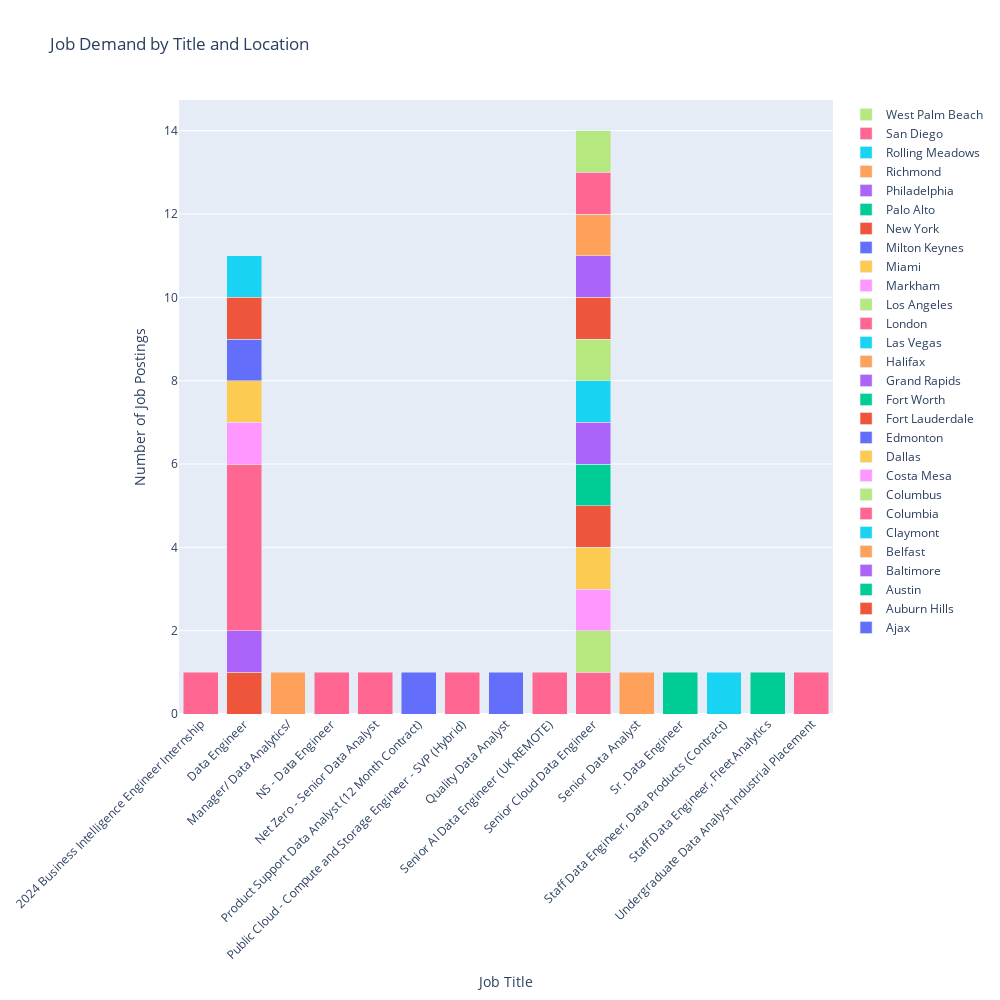

Notebook source saved alongside this figure:
### Markdown cell above
## PLOTLY

### Code cell
import plotly.graph_objs as go

# Drop rows with missing values in 'job_title' and 'job_city' columns
df.dropna(subset=['job_title', 'job_city'], inplace=True)

# Count the occurrences of each job title in each city
job_demand = df.groupby(['job_title', 'job_city']).size().reset_index(name='count')

# Sort the dataframe by count in descending order to focus on the most in-demand titles
job_demand.sort_values(by='count', ascending=False, inplace=True)

# Select the top N job titles for visualization (e.g., top 10)
top_n_titles = job_demand['job_title'].unique()[:15]

# Filter the dataframe to include only the top job titles
job_demand_top = job_demand[job_demand['job_title'].isin(top_n_titles)]

# Pivot the dataframe to prepare for plotting
pivot_job_demand = job_demand_top.pivot(index='job_title', columns='job_city', values='count')

# Define data traces for each city
data = []
for city in pivot_job_demand.columns:
    trace = go.Bar(
        x=pivot_job_demand.index,
        y=pivot_job_demand[city],
        name=city,
        hovertemplate='%{y} job postings in %{x} in ' + city
    )
    data.append(trace)

# Define layout with increased width and height
layout = go.Layout(
    title='Job Demand by Title and Location',
    xaxis=dict(title='Job Title', tickangle=-45),
    yaxis=dict(title='Number of Job Postings'),
    barmode='stack',
    width=1000,  # Adjust width as needed
    height=1000   # Adjust height as needed
)

# Create figure
fig = go.Figure(data=data, layout=layout)

# Show figure
fig.show()

### Figure 1 — Plotly figure (JSON) as saved in the notebook; plotly's stock layout.template omitted (floating-point values rounded to 4 significant figures)
{"data": [{"hovertemplate": "%{y} job postings in %{x} in Ajax", "name": "Ajax", "type": "bar", "x": ["2024 Business Intelligence Engineer Internship", "Data Engineer", "Manager/ Data Analytics/", "NS - Data Engineer", "Net Zero - Senior Data Analyst", "Product Support Data Analyst (12 Month Contract)", "Public Cloud - Compute and Storage Engineer - SVP (Hybrid)", "Quality Data Analyst", "Senior AI Data Engineer (UK REMOTE)", "Senior Cloud Data Engineer", "Senior Data Analyst", "Sr. Data Engineer", "Staff Data Engineer, Data Products (Contract)", "Staff Data Engineer, Fleet Analytics", "Undergraduate Data Analyst Industrial Placement"], "y": [null, null, null, null, null, 1, null, null, null, null, null, null, null, null, null]}, {"hovertemplate": "%{y} job postings in %{x} in Auburn Hills", "name": "Auburn Hills", "type": "bar", "x": ["2024 Business Intelligence Engineer Internship", "Data Engineer", "Manager/ Data Analytics/", "NS - Data Engineer", "Net Zero - Senior Data Analyst", "Product Support Data Analyst (12 Month Contract)", "Public Cloud - Compute and Storage Engineer - SVP (Hybrid)", "Quality Data Analyst", "Senior AI Data Engineer (UK REMOTE)", "Senior Cloud Data Engineer", "Senior Data Analyst", "Sr. Data Engineer", "Staff Data Engineer, Data Products (Contract)", "Staff Data Engineer, Fleet Analytics", "Undergraduate Data Analyst Industrial Placement"], "y": [null, 1, null, null, null, null, null, null, null, null, null, null, null, null, null]}, {"hovertemplate": "%{y} job postings in %{x} in Austin", "name": "Austin", "type": "bar", "x": ["2024 Business Intelligence Engineer Internship", "Data Engineer", "Manager/ Data Analytics/", "NS - Data Engineer", "Net Zero - Senior Data Analyst", "Product Support Data Analyst (12 Month Contract)", "Public Cloud - Compute and Storage Engineer - SVP (Hybrid)", "Quality Data Analyst", "Senior AI Data Engineer (UK REMOTE)", "Senior Cloud Data Engineer", "Senior Data Analyst", "Sr. Data Engineer", "Staff Data Engineer, Data Products (Contract)", "Staff Data Engineer, Fleet Analytics", "Undergraduate Data Analyst Industrial Placement"], "y": [null, null, null, null, null, null, null, null, null, null, null, 1, null, null, null]}, {"hovertemplate": "%{y} job postings in %{x} in Baltimore", "name": "Baltimore", "type": "bar", "x": ["2024 Business Intelligence Engineer Internship", "Data Engineer", "Manager/ Data Analytics/", "NS - Data Engineer", "Net Zero - Senior Data Analyst", "Product Support Data Analyst (12 Month Contract)", "Public Cloud - Compute and Storage Engineer - SVP (Hybrid)", "Quality Data Analyst", "Senior AI Data Engineer (UK REMOTE)", "Senior Cloud Data Engineer", "Senior Data Analyst", "Sr. Data Engineer", "Staff Data Engineer, Data Products (Contract)", "Staff Data Engineer, Fleet Analytics", "Undergraduate Data Analyst Industrial Placement"], "y": [null, 1, null, null, null, null, null, null, null, null, null, null, null, null, null]}, {"hovertemplate": "%{y} job postings in %{x} in Belfast", "name": "Belfast", "type": "bar", "x": ["2024 Business Intelligence Engineer Internship", "Data Engineer", "Manager/ Data Analytics/", "NS - Data Engineer", "Net Zero - Senior Data Analyst", "Product Support Data Analyst (12 Month Contract)", "Public Cloud - Compute and Storage Engineer - SVP (Hybrid)", "Quality Data Analyst", "Senior AI Data Engineer (UK REMOTE)", "Senior Cloud Data Engineer", "Senior Data Analyst", "Sr. Data Engineer", "Staff Data Engineer, Data Products (Contract)", "Staff Data Engineer, Fleet Analytics", "Undergraduate Data Analyst Industrial Placement"], "y": [null, null, null, null, null, null, null, null, null, null, 1, null, null, null, null]}, {"hovertemplate": "%{y} job postings in %{x} in Claymont", "name": "Claymont", "type": "bar", "x": ["2024 Business Intelligence Engineer Internship", "Data Engineer", "Manager/ Data Analytics/", "NS - Data Engineer", "Net Zero - Senior Data Analyst", "Product Support Data Analyst (12 Month Contract)", "Public Cloud - Compute and Storage Engineer - SVP (Hybrid)", "Quality Data Analyst", "Senior AI Data Engineer (UK REMOTE)", "Senior Cloud Data Engineer", "Senior Data Analyst", "Sr. Data Engineer", "Staff Data Engineer, Data Products (Contract)", "Staff Data Engineer, Fleet Analytics", "Undergraduate Data Analyst Industrial Placement"], "y": [null, null, null, null, null, null, null, null, null, null, null, null, 1, null, null]}, {"hovertemplate": "%{y} job postings in %{x} in Columbia", "name": "Columbia", "type": "bar", "x": ["2024 Business Intelligence Engineer Internship", "Data Engineer", "Manager/ Data Analytics/", "NS - Data Engineer", "Net Zero - Senior Data Analyst", "Product Support Data Analyst (12 Month Contract)", "Public Cloud - Compute and Storage Engineer - SVP (Hybrid)", "Quality Data Analyst", "Senior AI Data Engineer (UK REMOTE)", "Senior Cloud Data Engineer", "Senior Data Analyst", "Sr. Data Engineer", "Staff Data Engineer, Data Products (Contract)", "Staff Data Engineer, Fleet Analytics", "Undergraduate Data Analyst Industrial Placement"], "y": [null, null, null, null, null, null, null, null, null, 1, null, null, null, null, null]}, {"hovertemplate": "%{y} job postings in %{x} in Columbus", "name": "Columbus", "type": "bar", "x": ["2024 Business Intelligence Engineer Internship", "Data Engineer", "Manager/ Data Analytics/", "NS - Data Engineer", "Net Zero - Senior Data Analyst", "Product Support Data Analyst (12 Month Contract)", "Public Cloud - Compute and Storage Engineer - SVP (Hybrid)", "Quality Data Analyst", "Senior AI Data Engineer (UK REMOTE)", "Senior Cloud Data Engineer", "Senior Data Analyst", "Sr. Data Engineer", "Staff Data Engineer, Data Products (Contract)", "Staff Data Engineer, Fleet Analytics", "Undergraduate Data Analyst Industrial Placement"], "y": [null, null, null, null, null, null, null, null, null, 1, null, null, null, null, null]}, {"hovertemplate": "%{y} job postings in %{x} in Costa Mesa", "name": "Costa Mesa", "type": "bar", "x": ["2024 Business Intelligence Engineer Internship", "Data Engineer", "Manager/ Data Analytics/", "NS - Data Engineer", "Net Zero - Senior Data Analyst", "Product Support Data Analyst (12 Month Contract)", "Public Cloud - Compute and Storage Engineer - SVP (Hybrid)", "Quality Data Analyst", "Senior AI Data Engineer (UK REMOTE)", "Senior Cloud Data Engineer", "Senior Data Analyst", "Sr. Data Engineer", "Staff Data Engineer, Data Products (Contract)", "Staff Data Engineer, Fleet Analytics", "Undergraduate Data Analyst Industrial Placement"], "y": [null, null, null, null, null, null, null, null, null, 1, null, null, null, null, null]}, {"hovertemplate": "%{y} job postings in %{x} in Dallas", "name": "Dallas", "type": "bar", "x": ["2024 Business Intelligence Engineer Internship", "Data Engineer", "Manager/ Data Analytics/", "NS - Data Engineer", "Net Zero - Senior Data Analyst", "Product Support Data Analyst (12 Month Contract)", "Public Cloud - Compute and Storage Engineer - SVP (Hybrid)", "Quality Data Analyst", "Senior AI Data Engineer (UK REMOTE)", "Senior Cloud Data Engineer", "Senior Data Analyst", "Sr. Data Engineer", "Staff Data Engineer, Data Products (Contract)", "Staff Data Engineer, Fleet Analytics", "Undergraduate Data Analyst Industrial Placement"], "y": [null, null, null, null, null, null, null, null, null, 1, null, null, null, null, null]}, {"hovertemplate": "%{y} job postings in %{x} in Edmonton", "name": "Edmonton", "type": "bar", "x": ["2024 Business Intelligence Engineer Internship", "Data Engineer", "Manager/ Data Analytics/", "NS - Data Engineer", "Net Zero - Senior Data Analyst", "Product Support Data Analyst (12 Month Contract)", "Public Cloud - Compute and Storage Engineer - SVP (Hybrid)", "Quality Data Analyst", "Senior AI Data Engineer (UK REMOTE)", "Senior Cloud Data Engineer", "Senior Data Analyst", "Sr. Data Engineer", "Staff Data Engineer, Data Products (Contract)", "Staff Data Engineer, Fleet Analytics", "Undergraduate Data Analyst Industrial Placement"], "y": [null, null, null, null, null, null, null, 1, null, null, null, null, null, null, null]}, {"hovertemplate": "%{y} job postings in %{x} in Fort Lauderdale", "name": "Fort Lauderdale", "type": "bar", "x": ["2024 Business Intelligence Engineer Internship", "Data Engineer", "Manager/ Data Analytics/", "NS - Data Engineer", "Net Zero - Senior Data Analyst", "Product Support Data Analyst (12 Month Contract)", "Public Cloud - Compute and Storage Engineer - SVP (Hybrid)", "Quality Data Analyst", "Senior AI Data Engineer (UK REMOTE)", "Senior Cloud Data Engineer", "Senior Data Analyst", "Sr. Data Engineer", "Staff Data Engineer, Data Products (Contract)", "Staff Data Engineer, Fleet Analytics", "Undergraduate Data Analyst Industrial Placement"], "y": [null, null, null, null, null, null, null, null, null, 1, null, null, null, null, null]}, {"hovertemplate": "%{y} job postings in %{x} in Fort Worth", "name": "Fort Worth", "type": "bar", "x": ["2024 Business Intelligence Engineer Internship", "Data Engineer", "Manager/ Data Analytics/", "NS - Data Engineer", "Net Zero - Senior Data Analyst", "Product Support Data Analyst (12 Month Contract)", "Public Cloud - Compute and Storage Engineer - SVP (Hybrid)", "Quality Data Analyst", "Senior AI Data Engineer (UK REMOTE)", "Senior Cloud Data Engineer", "Senior Data Analyst", "Sr. Data Engineer", "Staff Data Engineer, Data Products (Contract)", "Staff Data Engineer, Fleet Analytics", "Undergraduate Data Analyst Industrial Placement"], "y": [null, null, null, null, null, null, null, null, null, 1, null, null, null, null, null]}, {"hovertemplate": "%{y} job postings in %{x} in Grand Rapids", "name": "Grand Rapids", "type": "bar", "x": ["2024 Business Intelligence Engineer Internship", "Data Engineer", "Manager/ Data Analytics/", "NS - Data Engineer", "Net Zero - Senior Data Analyst", "Product Support Data Analyst (12 Month Contract)", "Public Cloud - Compute and Storage Engineer - SVP (Hybrid)", "Quality Data Analyst", "Senior AI Data Engineer (UK REMOTE)", "Senior Cloud Data Engineer", "Senior Data Analyst", "Sr. Data Engineer", "Staff Data Engineer, Data Products (Contract)", "Staff Data Engineer, Fleet Analytics", "Undergraduate Data Analyst Industrial Placement"], "y": [null, null, null, null, null, null, null, null, null, 1, null, null, null, null, null]}, {"hovertemplate": "%{y} job postings in %{x} in Halifax", "name": "Halifax", "type": "bar", "x": ["2024 Business Intelligence Engineer Internship", "Data Engineer", "Manager/ Data Analytics/", "NS - Data Engineer", "Net Zero - Senior Data Analyst", "Product Support Data Analyst (12 Month Contract)", "Public Cloud - Compute and Storage Engineer - SVP (Hybrid)", "Quality Data Analyst", "Senior AI Data Engineer (UK REMOTE)", "Senior Cloud Data Engineer", "Senior Data Analyst", "Sr. Data Engineer", "Staff Data Engineer, Data Products (Contract)", "Staff Data Engineer, Fleet Analytics", "Undergraduate Data Analyst Industrial Placement"], "y": [null, null, 1, null, null, null, null, null, null, null, null, null, null, null, null]}, {"hovertemplate": "%{y} job postings in %{x} in Las Vegas", "name": "Las Vegas", "type": "bar", "x": ["2024 Business Intelligence Engineer Internship", "Data Engineer", "Manager/ Data Analytics/", "NS - Data Engineer", "Net Zero - Senior Data Analyst", "Product Support Data Analyst (12 Month Contract)", "Public Cloud - Compute and Storage Engineer - SVP (Hybrid)", "Quality Data Analyst", "Senior AI Data Engineer (UK REMOTE)", "Senior Cloud Data Engineer", "Senior Data Analyst", "Sr. Data Engineer", "Staff Data Engineer, Data Products (Contract)", "Staff Data Engineer, Fleet Analytics", "Undergraduate Data Analyst Industrial Placement"], "y": [null, null, null, null, null, null, null, null, null, 1, null, null, null, null, null]}, {"hovertemplate": "%{y} job postings in %{x} in London", "name": "London", "type": "bar", "x": ["2024 Business Intelligence Engineer Internship", "Data Engineer", "Manager/ Data Analytics/", "NS - Data Engineer", "Net Zero - Senior Data Analyst", "Product Support Data Analyst (12 Month Contract)", "Public Cloud - Compute and Storage Engineer - SVP (Hybrid)", "Quality Data Analyst", "Senior AI Data Engineer (UK REMOTE)", "Senior Cloud Data Engineer", "Senior Data Analyst", "Sr. Data Engineer", "Staff Data Engineer, Data Products (Contract)", "Staff Data Engineer, Fleet Analytics", "Undergraduate Data Analyst Industrial Placement"], "y": [1, 4, null, 1, 1, null, 1, null, 1, null, null, null, null, null, 1]}, {"hovertemplate": "%{y} job postings in %{x} in Los Angeles", "name": "Los Angeles", "type": "bar", "x": ["2024 Business Intelligence Engineer Internship", "Data Engineer", "Manager/ Data Analytics/", "NS - Data Engineer", "Net Zero - Senior Data Analyst", "Product Support Data Analyst (12 Month Contract)", "Public Cloud - Compute and Storage Engineer - SVP (Hybrid)", "Quality Data Analyst", "Senior AI Data Engineer (UK REMOTE)", "Senior Cloud Data Engineer", "Senior Data Analyst", "Sr. Data Engineer", "Staff Data Engineer, Data Products (Contract)", "Staff Data Engineer, Fleet Analytics", "Undergraduate Data Analyst Industrial Placement"], "y": [null, null, null, null, null, null, null, null, null, 1, null, null, null, null, null]}, {"hovertemplate": "%{y} job postings in %{x} in Markham", "name": "Markham", "type": "bar", "x": ["2024 Business Intelligence Engineer Internship", "Data Engineer", "Manager/ Data Analytics/", "NS - Data Engineer", "Net Zero - Senior Data Analyst", "Product Support Data Analyst (12 Month Contract)", "Public Cloud - Compute and Storage Engineer - SVP (Hybrid)", "Quality Data Analyst", "Senior AI Data Engineer (UK REMOTE)", "Senior Cloud Data Engineer", "Senior Data Analyst", "Sr. Data Engineer", "Staff Data Engineer, Data Products (Contract)", "Staff Data Engineer, Fleet Analytics", "Undergraduate Data Analyst Industrial Placement"], "y": [null, 1, null, null, null, null, null, null, null, null, null, null, null, null, null]}, {"hovertemplate": "%{y} job postings in %{x} in Miami", "name": "Miami", "type": "bar", "x": ["2024 Business Intelligence Engineer Internship", "Data Engineer", "Manager/ Data Analytics/", "NS - Data Engineer", "Net Zero - Senior Data Analyst", "Product Support Data Analyst (12 Month Contract)", "Public Cloud - Compute and Storage Engineer - SVP (Hybrid)", "Quality Data Analyst", "Senior AI Data Engineer (UK REMOTE)", "Senior Cloud Data Engineer", "Senior Data Analyst", "Sr. Data Engineer", "Staff Data Engineer, Data Products (Contract)", "Staff Data Engineer, Fleet Analytics", "Undergraduate Data Analyst Industrial Placement"], "y": [null, 1, null, null, null, null, null, null, null, null, null, null, null, null, null]}, {"hovertemplate": "%{y} job postings in %{x} in Milton Keynes", "name": "Milton Keynes", "type": "bar", "x": ["2024 Business Intelligence Engineer Internship", "Data Engineer", "Manager/ Data Analytics/", "NS - Data Engineer", "Net Zero - Senior Data Analyst", "Product Support Data Analyst (12 Month Contract)", "Public Cloud - Compute and Storage Engineer - SVP (Hybrid)", "Quality Data Analyst", "Senior AI Data Engineer (UK REMOTE)", "Senior Cloud Data Engineer", "Senior Data Analyst", "Sr. Data Engineer", "Staff Data Engineer, Data Products (Contract)", "Staff Data Engineer, Fleet Analytics", "Undergraduate Data Analyst Industrial Placement"], "y": [null, 1, null, null, null, null, null, null, null, null, null, null, null, null, null]}, {"hovertemplate": "%{y} job postings in %{x} in New York", "name": "New York", "type": "bar", "x": ["2024 Business Intelligence Engineer Internship", "Data Engineer", "Manager/ Data Analytics/", "NS - Data Engineer", "Net Zero - Senior Data Analyst", "Product Support Data Analyst (12 Month Contract)", "Public Cloud - Compute and Storage Engineer - SVP (Hybrid)", "Quality Data Analyst", "Senior AI Data Engineer (UK REMOTE)", "Senior Cloud Data Engineer", "Senior Data Analyst", "Sr. Data Engineer", "Staff Data Engineer, Data Products (Contract)", "Staff Data Engineer, Fleet Analytics", "Undergraduate Data Analyst Industrial Placement"], "y": [null, 1, null, null, null, null, null, null, null, 1, null, null, null, null, null]}, {"hovertemplate": "%{y} job postings in %{x} in Palo Alto", "name": "Palo Alto", "type": "bar", "x": ["2024 Business Intelligence Engineer Internship", "Data Engineer", "Manager/ Data Analytics/", "NS - Data Engineer", "Net Zero - Senior Data Analyst", "Product Support Data Analyst (12 Month Contract)", "Public Cloud - Compute and Storage Engineer - SVP (Hybrid)", "Quality Data Analyst", "Senior AI Data Engineer (UK REMOTE)", "Senior Cloud Data Engineer", "Senior Data Analyst", "Sr. Data Engineer", "Staff Data Engineer, Data Products (Contract)", "Staff Data Engineer, Fleet Analytics", "Undergraduate Data Analyst Industrial Placement"], "y": [null, null, null, null, null, null, null, null, null, null, null, null, null, 1, null]}, {"hovertemplate": "%{y} job postings in %{x} in Philadelphia", "name": "Philadelphia", "type": "bar", "x": ["2024 Business Intelligence Engineer Internship", "Data Engineer", "Manager/ Data Analytics/", "NS - Data Engineer", "Net Zero - Senior Data Analyst", "Product Support Data Analyst (12 Month Contract)", "Public Cloud - Compute and Storage Engineer - SVP (Hybrid)", "Quality Data Analyst", "Senior AI Data Engineer (UK REMOTE)", "Senior Cloud Data Engineer", "Senior Data Analyst", "Sr. Data Engineer", "Staff Data Engineer, Data Products (Contract)", "Staff Data Engineer, Fleet Analytics", "Undergraduate Data Analyst Industrial Placement"], "y": [null, null, null, null, null, null, null, null, null, 1, null, null, null, null, null]}, {"hovertemplate": "%{y} job postings in %{x} in Richmond", "name": "Richmond", "type": "bar", "x": ["2024 Business Intelligence Engineer Internship", "Data Engineer", "Manager/ Data Analytics/", "NS - Data Engineer", "Net Zero - Senior Data Analyst", "Product Support Data Analyst (12 Month Contract)", "Public Cloud - Compute and Storage Engineer - SVP (Hybrid)", "Quality Data Analyst", "Senior AI Data Engineer (UK REMOTE)", "Senior Cloud Data Engineer", "Senior Data Analyst", "Sr. Data Engineer", "Staff Data Engineer, Data Products (Contract)", "Staff Data Engineer, Fleet Analytics", "Undergraduate Data Analyst Industrial Placement"], "y": [null, null, null, null, null, null, null, null, null, 1, null, null, null, null, null]}, {"hovertemplate": "%{y} job postings in %{x} in Rolling Meadows", "name": "Rolling Meadows", "type": "bar", "x": ["2024 Business Intelligence Engineer Internship", "Data Engineer", "Manager/ Data Analytics/", "NS - Data Engineer", "Net Zero - Senior Data Analyst", "Product Support Data Analyst (12 Month Contract)", "Public Cloud - Compute and Storage Engineer - SVP (Hybrid)", "Quality Data Analyst", "Senior AI Data Engineer (UK REMOTE)", "Senior Cloud Data Engineer", "Senior Data Analyst", "Sr. Data Engineer", "Staff Data Engineer, Data Products (Contract)", "Staff Data Engineer, Fleet Analytics", "Undergraduate Data Analyst Industrial Placement"], "y": [null, 1, null, null, null, null, null, null, null, null, null, null, null, null, null]}, {"hovertemplate": "%{y} job postings in %{x} in San Diego", "name": "San Diego", "type": "bar", "x": ["2024 Business Intelligence Engineer Internship", "Data Engineer", "Manager/ Data Analytics/", "NS - Data Engineer", "Net Zero - Senior Data Analyst", "Product Support Data Analyst (12 Month Contract)", "Public Cloud - Compute and Storage Engineer - SVP (Hybrid)", "Quality Data Analyst", "Senior AI Data Engineer (UK REMOTE)", "Senior Cloud Data Engineer", "Senior Data Analyst", "Sr. Data Engineer", "Staff Data Engineer, Data Products (Contract)", "Staff Data Engineer, Fleet Analytics", "Undergraduate Data Analyst Industrial Placement"], "y": [null, null, null, null, null, null, null, null, null, 1, null, null, null, null, null]}, {"hovertemplate": "%{y} job postings in %{x} in West Palm Beach", "name": "West Palm Beach", "type": "bar", "x": ["2024 Business Intelligence Engineer Internship", "Data Engineer", "Manager/ Data Analytics/", "NS - Data Engineer", "Net Zero - Senior Data Analyst", "Product Support Data Analyst (12 Month Contract)", "Public Cloud - Compute and Storage Engineer - SVP (Hybrid)", "Quality Data Analyst", "Senior AI Data Engineer (UK REMOTE)", "Senior Cloud Data Engineer", "Senior Data Analyst", "Sr. Data Engineer", "Staff Data Engineer, Data Products (Contract)", "Staff Data Engineer, Fleet Analytics", "Undergraduate Data Analyst Industrial Placement"], "y": [null, null, null, null, null, null, null, null, null, 1, null, null, null, null, null]}], "layout": {"barmode": "stack", "height": 1000, "title": {"text": "Job Demand by Title and Location"}, "width": 1000, "xaxis": {"tickangle": -45, "title": {"text": "Job Title"}}, "yaxis": {"title": {"text": "Number of Job Postings"}}}}
